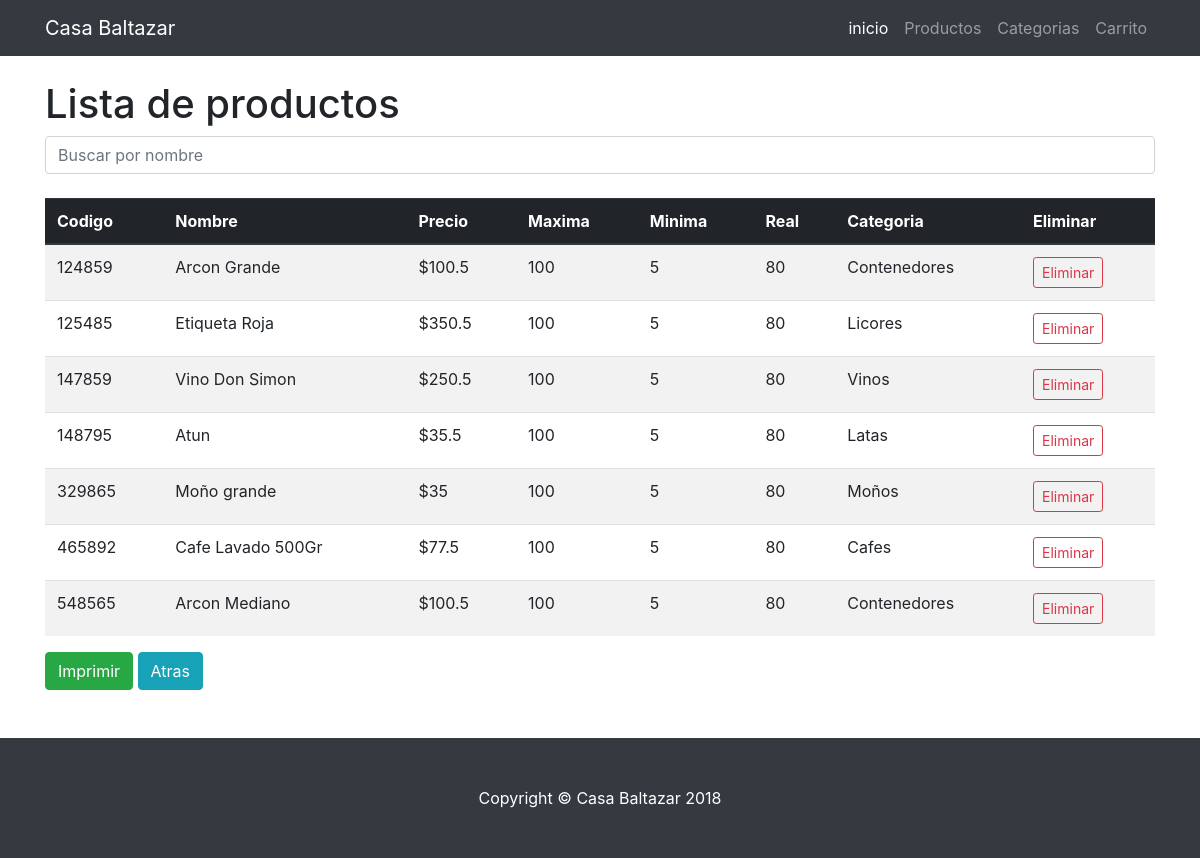
Page /listadeproductos.php on the committed database.
### tables this page shows
CREATE TABLE Producto(
	id_producto INT NOT NULL COMMENT 'Clave Primaria',
	nombre VARCHAR(255) NOT NULL COMMENT 'Nombre del producto',
	precio float NOT NULL COMMENT 'Precio del producto con dos ',
	id_categoria INT NOT NULL COMMENT 'Llave referencial a categoria',
	cantidad_max INT COMMENT 'Cantidad maxima de productos', 
	cantidad_min INT COMMENT 'Cantidad minima de productos', 
	cantidad_rea INT NOT NULL COMMENT 'Cantidad Real de productos',
	activo BOOLEAN NOT NULL COMMENT 'Estadp del producto',
	PRIMARY KEY (id_producto),
	FOREIGN KEY (id_categoria) REFERENCES Categoria (id_categoria)
);

CREATE TABLE Categoria(
	id_categoria INT NOT NULL AUTO_INCREMENT COMMENT 'Clave Primaria',
	nombre VARCHAR(255) COMMENT 'Nombre de la categoria',
	activo BOOLEAN COMMENT 'Estado de la categoria',
	temporada VARCHAR(100) COMMENT 'Tiempo de venta',
	PRIMARY KEY (id_categoria)
);

### listadeproductos.php (the view, shortened to what this page needs)
<!DOCTYPE html PUBLIC>
<html>
	<head>
		<link rel="stylesheet" type="text/css" href="css/bootstrap.min.css">
	<link rel="stylesheet" type="text/css" href="css/main.css">
	</head>
	<body>
	<?php include("modulos/head.php"); ?>
		<?php
			$SQL = "Select p.id_producto, p.nombre, p.precio, p.cantidad_max, p.cantidad_min, p.cantidad_rea, c.nombre FROM producto p, categoria c where p.activo = 1 and p.id_categoria = c.id_categoria;";
			include "php/coneccion.php";
			$conexion = mysql_connect($servidor,$usuario,$contraseña);
			$selectTable = mysql_query($SQL,$conexion);
		?>
		<div id="container" class="container margensuperior">
			<div id="content">
				<br><br>
				<h1>Lista de productos</h1>
				<div class="row">
					<div class="col-md-12">
						<input class="form-control" type="text" id="Buscador" onkeyup="myFunction()" placeholder="Buscar por nombre">
					</div>
				</div>
				<br>
				<table id="myTable" class="table table-striped">
					<thead class="thead-dark">
						<tr>
							<th>Codigo</th>
							<th>Nombre</th>
							<th>Precio</th>
							<th>Maxima</th>
							<th>Minima</th>
							<th>Real</th>
							<th>Categoria</th>
							<th>Eliminar</th>
						</tr>
					</thead>
				<?php
				while ($fila = mysql_fetch_array($selectTable)){
					echo '<tr>';
						echo '<td>' . $fila[0] . '</td>';
						echo '<td>' . $fila[1] . '</td>';
						echo '<td>$' . $fila[2] . '</td>';
						echo '<td>' . $fila[3] . '</td>';
						echo '<td>' . $fila[4] . '</td>';
						echo '<td>' . $fila[5] . '</td>';
						echo '<td>' . $fila[6] . '</td>';
						echo '<td> <a class="btn btn-outline-danger btn-sm" href=php/eliminar_producto.php?id='. $fila[0] .'>Eliminar</a>';
					echo '</tr>';
				}
				?>
				</table>
				<a class="btn btn-success" href=javascript:window.print();>Imprimir</a>
				<input class="btn btn-info" name="Restablecer" type="reset" value="Atras" onClick="history.back()">
			</div>
		</div>
		<br><br>
	<?php include("modulos/footer.php"); ?>
	</body>
</html>

### css/main.css (style rules this page uses)
.margensuperior { margin-top: 2em; }

### rows in the picture
producto: id_producto "124859", nombre "Arcon Grande", precio "100.5", cantidad_max "100", cantidad_min "5", cantidad_rea "80", id_categoria.nombre "Contenedores"
producto: id_producto "125485", nombre "Etiqueta Roja", precio "350.5", cantidad_max "100", cantidad_min "5", cantidad_rea "80", id_categoria.nombre "Licores"
producto: id_producto "147859", nombre "Vino Don Simon", precio "250.5", cantidad_max "100", cantidad_min "5", cantidad_rea "80", id_categoria.nombre "Vinos"
producto: id_producto "148795", nombre "Atun", precio "35.5", cantidad_max "100", cantidad_min "5", cantidad_rea "80", id_categoria.nombre "Latas"
producto: id_producto "329865", nombre "Moño grande", precio "35", cantidad_max "100", cantidad_min "5", cantidad_rea "80", id_categoria.nombre "Moños"
producto: id_producto "465892", nombre "Cafe Lavado 500Gr", precio "77.5", cantidad_max "100", cantidad_min "5", cantidad_rea "80", id_categoria.nombre "Cafes"
producto: id_producto "548565", nombre "Arcon Mediano", precio "100.5", cantidad_max "100", cantidad_min "5", cantidad_rea "80", id_categoria.nombre "Contenedores"
